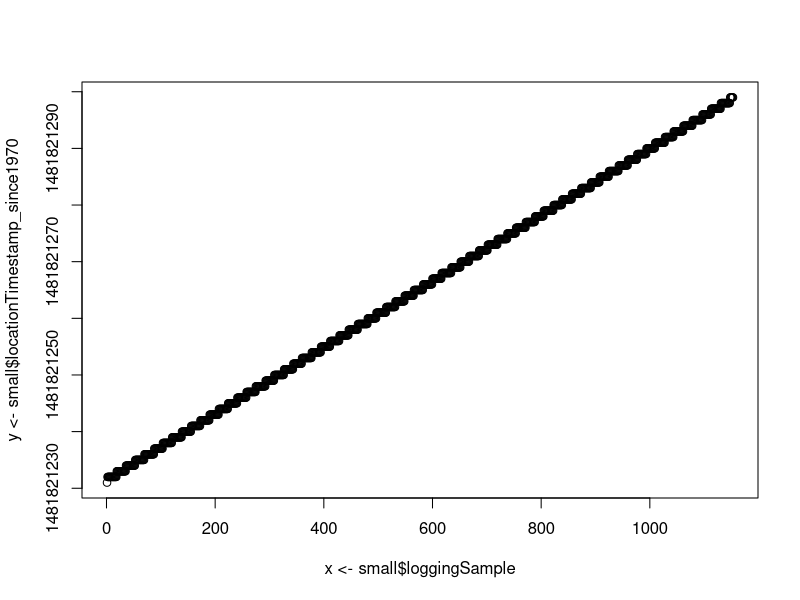
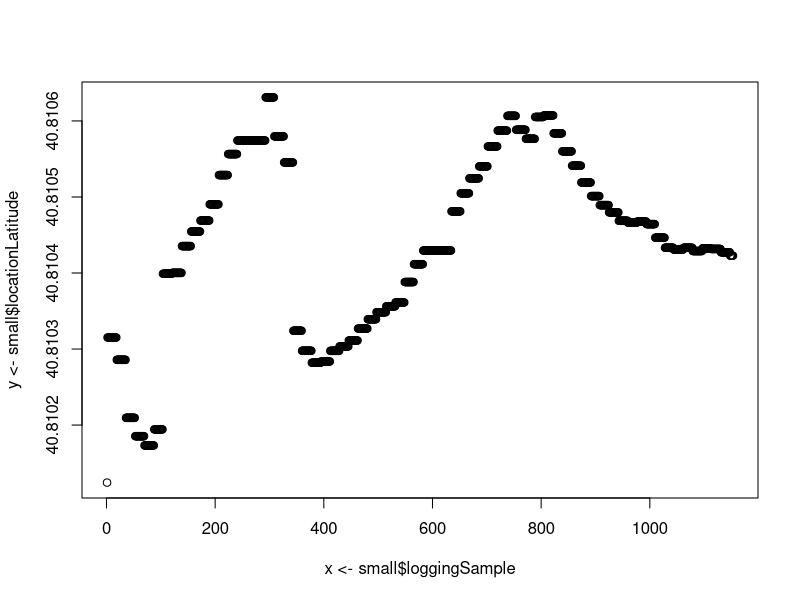

The R script that drew these images, in order: (Note: this script raises an error after producing the figures.)
#@by XiaoYue


setwd("~/Nino Zhang/study at TC/fall 2016/EDM/final project")
small <- read.csv("2016-12-15_12-00-32.csv", header = TRUE, stringsAsFactors = FALSE)
small$ID <- "0"
class(small)
colnames(small)




# logging sample is a sequence, 1:n

plot(x <- small$loggingSample, y <- small$locationTimestamp_since1970)
# location time stamp is increasing linearly

plot(x <- small$loggingSample, y <- small$locationLatitude)
hist(small$loggingSample, small$locationLatitude)
# can't really see a pattern on location latitude, wut is dis? do we need dis?

plot(small$loggingSample, y <- small$locationLongitude)
# longitude increased very fast at first, dropped a bit, increased again, then dropped fast

IDnum <- small$loggingSample

plot(IDnum, small$locationAltitude)
# it decreased, kinda in a linear manner, gun try a reg on it
reg_altitude <- lm(small$locationAltitude~IDnum)
abline(reg_altitude, col = "red") 
summary(reg_altitude)
# R^2 is only 0.6, not so good, prolly its not linear

plot(IDnum, small$locationSpeed)
#a total mess, cant see any pattern, maybe we should pay more attention on this 

plot(IDnum, small$locationCourse)
# same as above, but what does location course even mean?

plot(IDnum, small$locationVerticalAccuracy)
#interesting discrete step funtion, why they are behaving like dis?

plot(IDnum, small$locationHorizontalAccuracy)
# something like the vertical accuracy, do we need these two in the analysis?




plot(IDnum, small$accelerometerTimestamp_sinceReboot)
#a straight line
plot(IDnum, small$motionUserAccelerationX)
# some pretty messed up distribution of seperate dots, prolly need to take a look on this !!!!!!!!!!!!!!!!
plot(IDnum, small$motionUserAccelerationY)
# same as above
plot(IDnum, small$motionUserAccelerationZ)
# the same



plot(IDnum, small$gyroTimestamp_sinceReboot)
# a straight line 
plot(IDnum, small$gyroRotationX)
plot(IDnum, small$gyroRotationY)
plot(IDnum, small$gyroRotationZ)
# basically the same as the acceleration data


plot(IDnum, small$motionTimestamp_sinceReboot)
# a line
plot(IDnum, small$motionYaw)
# a weird W shape distribution, what is this?????

plot(IDnum, small$motionRoll)
# looks like an M, dense on the top

plot(IDnum, small$motionPitch)
# like an upside down version of the previous one, dense on the bottom

plot(IDnum, small$motionRotationRateX)
plot(IDnum, small$motionRotationRateY)
plot(IDnum, small$motionRotationRateZ)
# dense around x = 0, the three look pretty similar

plot(IDnum, small$motionUserAccelerationX)
plot(IDnum, small$motionUserAccelerationY)
plot(IDnum, small$motionUserAccelerationZ)
# same behavior, like the rotation rates

class(small$motionAttitudeReferenceFrame)
length(unique(small$motionAttitudeReferenceFrame))
# the output is 1, so there is only one character in this column

plot(IDnum, small$motionQuaternionX)
plot(IDnum, small$motionQuaternionY)
plot(IDnum, small$motionQuaternionZ)
plot(IDnum, small$motionQuaternionW)
# the X one is all over the place, but bottom dense,
# increased very fast, but dropped very fast in the end
#a W shaped thing
# same as Z

plot(IDnum, small$motionGravityX)
plot(IDnum, small$motionGravityY)
plot(IDnum, small$motionGravityZ)
# X and Y behave alike, but Z has an increasing trend

plot(IDnum, small$motionMagneticFieldX)
plot(IDnum, small$motionMagneticFieldY)
plot(IDnum, small$motionMagneticFieldZ)
# didnt think info on magnet field has anything to do with the analysis, but plotted them out anyway
length(unique(small$motionMagneticFieldCalibrationAccuracy))
# = 1

plot(IDnum, small$activityTimestamp_sinceReboot)
# an increasing step function

length(unique(small$activityActivityConfidence))
# = 2
unique(small$activityActivityConfidence)
# = 2 and 1

summary(small$activityActivityStartDate)
unique(small$activityActivityStartDate)
# I dont know why there are 5 start dates in a single file??????? Shouldn't be only one tho?

# didn't do the pedometer data, since I don't think thats useful

plot(small$altimeterReset)
# all 0

plot(IDnum, small$altimeterRelativeAltitude)
# a N shape graph, looks familiar

plot(small$altimeterPressure)
# inverse of the previous one, weird

# IP addresses are ommitted 

unique(small$deviceOrientation)
# = 1

# the rest are ommited as well, since little useful info contained
